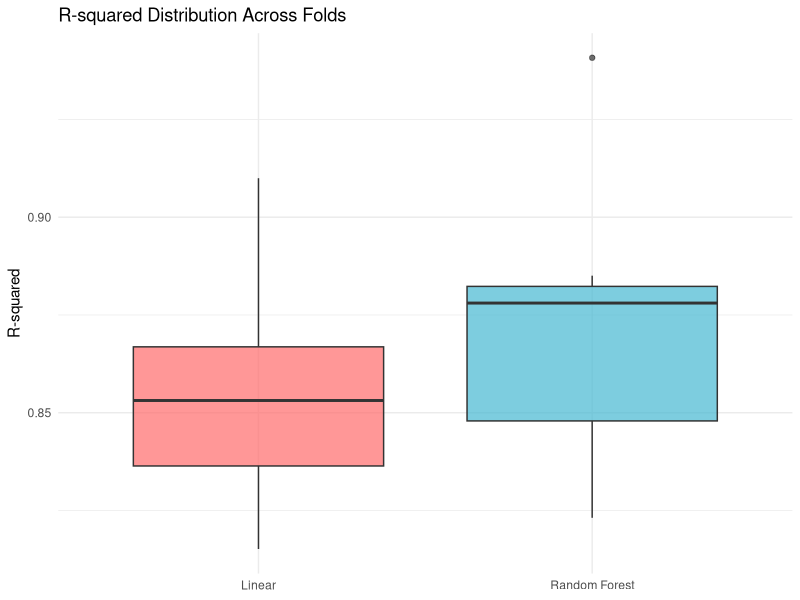

Generate this figure with R:
## ---- chunk 1
library(palmerpenguins)
library(tidyverse)
library(broom)
library(caret)
library(randomForest)
library(knitr)
library(patchwork)

theme_set(theme_minimal(base_size = 12))
penguin_colors <- c(
  "Adelie" = "#FF6B6B",
  "Chinstrap" = "#4ECDC4",
  "Gentoo" = "#45B7D1"
)

data(penguins)
penguins_clean <- penguins |> drop_na()

set.seed(42)
## ---- chunk 2
train_control <- trainControl(
  method = "cv",
  number = 10,
  savePredictions = "final",
  verboseIter = FALSE
)
## ---- chunk 3
cv_linear <- train(
  body_mass_g ~ bill_length_mm + bill_depth_mm +
    flipper_length_mm + species,
  data = penguins_clean,
  method = "lm",
  trControl = train_control
)
## ---- chunk 4
set.seed(123)

cv_rf <- train(
  body_mass_g ~ bill_length_mm + bill_depth_mm +
    flipper_length_mm + species + sex + island,
  data = penguins_clean,
  method = "rf",
  trControl = train_control,
  ntree = 500,
  importance = TRUE
)
## ---- chunk 5
comparison_table <- tibble(
  Model = c("Linear (species)", "Random Forest"),
  RMSE = c(
    cv_linear$results$RMSE,
    min(cv_rf$results$RMSE)
  ),
  R_squared = c(
    cv_linear$results$Rsquared,
    max(cv_rf$results$Rsquared)
  ),
  MAE = c(
    cv_linear$results$MAE,
    min(cv_rf$results$MAE)
  )
)

kable(
  comparison_table,
  digits = 3,
  col.names = c(
    "Model", "RMSE (g)", "R-squared", "MAE (g)"
  ),
  caption = "Cross-validated performance metrics
    for the linear model and random forest."
)
## ---- chunk 6
fold_results <- bind_rows(
  cv_linear$resample |>
    mutate(Model = "Linear"),
  cv_rf$resample |>
    mutate(Model = "Random Forest")
)

ggplot(
  fold_results,
  aes(x = Model, y = Rsquared, fill = Model)
) +
  geom_boxplot(alpha = 0.7) +
  scale_fill_manual(
    values = c(
      "Linear" = "#FF6B6B",
      "Random Forest" = "#45B7D1"
    )
  ) +
  labs(
    title = "R-squared Distribution Across Folds",
    x = NULL,
    y = "R-squared"
  ) +
  theme_minimal() +
  theme(legend.position = "none")
## ---- chunk 7
rf_imp <- varImp(cv_rf)$importance |>
  rownames_to_column("Variable") |>
  arrange(desc(Overall)) |>
  head(6)

kable(
  rf_imp,
  digits = 1,
  col.names = c("Variable", "Importance"),
  caption = "Variable importance scores from the
    random forest (permutation-based)."
)
## ---- chunk 8
linear_coefs <- tidy(
  cv_linear$finalModel, conf.int = TRUE
) |>
  filter(term != "(Intercept)") |>
  mutate(
    abs_effect = abs(estimate)
  ) |>
  arrange(desc(abs_effect)) |>
  select(term, estimate, conf.low, conf.high)

kable(
  linear_coefs,
  digits = 1,
  col.names = c(
    "Term", "Estimate",
    "95% CI Lower", "95% CI Upper"
  ),
  caption = "Linear model coefficients ranked by
    absolute effect size."
)
## ---- chunk 9
guidelines <- tibble(
  Requirement = c(
    "Regulatory or peer review",
    "Small sample (n < 500)",
    "Coefficient interpretation needed",
    "Maximum predictive accuracy",
    "Complex feature interactions",
    "Quick prototyping"
  ),
  Recommendation = c(
    "Linear model",
    "Linear model",
    "Linear model",
    "Random forest",
    "Random forest",
    "Linear model"
  ),
  Rationale = c(
    "Transparent, auditable logic",
    "Fewer parameters, lower variance",
    "Direct effect estimates with CIs",
    "Flexible, captures non-linearity",
    "Automatic interaction detection",
    "Fast fitting, minimal tuning"
  )
)

kable(
  guidelines,
  col.names = c(
    "Requirement", "Recommendation",
    "Rationale"
  ),
  caption = "Model selection guidelines based on
    project requirements."
)
## ---- chunk 10
new_penguin <- data.frame(
  species = "Gentoo",
  flipper_length_mm = 220,
  bill_length_mm = 47,
  bill_depth_mm = 15,
  sex = "male",
  island = "Biscoe"
)

linear_pred <- predict(
  cv_linear, newdata = new_penguin
)
rf_pred <- predict(
  cv_rf, newdata = new_penguin
)

pred_comparison <- tibble(
  Model = c("Linear", "Random Forest"),
  Predicted_mass_g = c(linear_pred, rf_pred),
  Difference_g = c(
    NA, rf_pred - linear_pred
  )
)

kable(
  pred_comparison,
  digits = 0,
  col.names = c(
    "Model", "Predicted Mass (g)", "Difference (g)"
  ),
  caption = "Predicted body mass for a hypothetical
    male Gentoo penguin from Biscoe Island."
)
## ---- chunk 11
series_summary <- tibble(
  Part = paste("Part", 1:5),
  Topic = c(
    "EDA and Simple Regression",
    "Multiple Regression and Species",
    "Cross-Validation and Model Comparison",
    "Model Diagnostics and Interpretation",
    "Random Forest versus Linear Models"
  ),
  Key_result = c(
    "R-squared = 0.759 (flipper only)",
    "R-squared = 0.863 (added species)",
    "CV confirms robust generalisation",
    "All four assumptions satisfied",
    "RF gains only ~2 pp over linear"
  )
)

kable(
  series_summary,
  col.names = c("Part", "Topic", "Key Result"),
  caption = "Summary of findings across all five
    parts of the Palmer Penguins series."
)
## ---- chunk 12
#| echo: false
sessionInfo()
